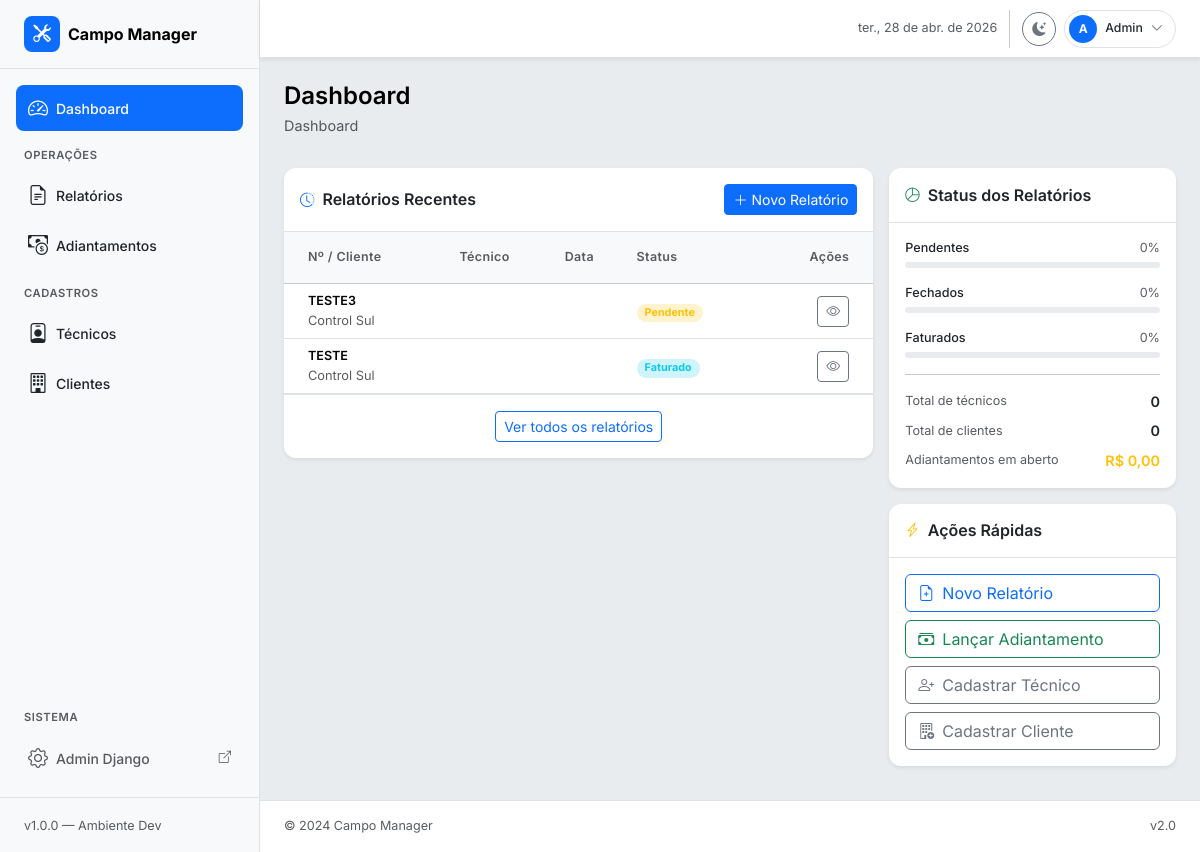
Page /dashboard/ on the earlier database version.
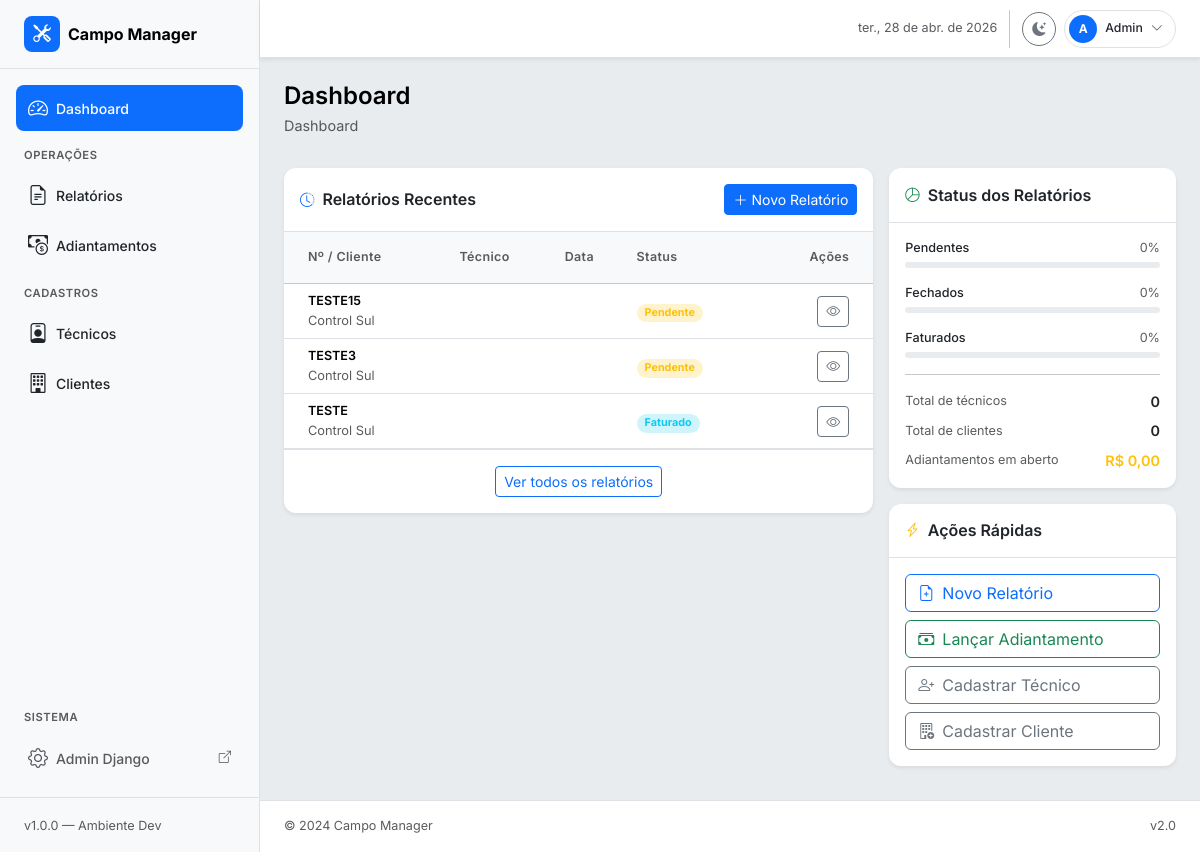
Same page on the later database version.
### relatorios/models.py (models this page shows, shortened)
class RelatorioTecnico(models.Model):
    numero = models.CharField("Número", max_length=30, unique=True)
    status = models.CharField(
        "Status",
        max_length=20,
        choices=StatusRelatorio.choices,
        default=StatusRelatorio.RASCUNHO,
    )
    cliente = models.ForeignKey(
        Cliente,
        on_delete=models.PROTECT,
        related_name="relatorios",
        verbose_name="Cliente",
    )
    tecnico_responsavel = models.ForeignKey(
        Tecnico,
        on_delete=models.PROTECT,
        related_name="relatorios_responsavel",
        verbose_name="Técnico responsável",
    )
    tecnicos_adicionais = models.ManyToManyField(
        Tecnico,
        through="RelatorioTecnicoEquipe",
        related_name="relatorios_equipe",
        blank=True,
        verbose_name="Equipe adicional",
    )
    cidade_atendimento = models.CharField("Cidade de atendimento", max_length=100)
    uf_atendimento = models.CharField(
        "UF",
        max_length=2,
        choices=UF.choices,
        default=UF.PR,
    )
    tipo_localidade = models.CharField(
        "Tipo de localidade",
        max_length=10,
        choices=TipoLocalidade.choices,
        default=TipoLocalidade.INTERIOR,
    )
    data_inicio = models.DateField("Data início")
    data_fim = models.DateField("Data fim")
    motivo = models.TextField("Motivo / Descrição do serviço")
    centro_custo = models.CharField(
        "Centro de custo / Classificação",
        max_length=100,
        blank=True,
        help_text="Aplicado a todos os itens deste relatório.",
    )
    valor_adiantamento = models.DecimalField(
        "Adiantamento recebido (R$)",
        max_digits=10,
        decimal_places=2,
        default=Decimal("0.00"),
        validators=[MinValueValidator(Decimal("0.00"))],
    )
    observacoes = models.TextField("Observações gerais", blank=True)
    criado_em = models.DateTimeField(auto_now_add=True)
    atualizado_em = models.DateTimeField(auto_now=True)
    class Meta:
        verbose_name = "Relatório Técnico"
        verbose_name_plural = "Relatórios Técnicos"
        ordering = ["-data_inicio", "-criado_em"]

class Cliente(models.Model):
    nome = models.CharField("Nome / Razão Social", max_length=200)
    cnpj_cpf = models.CharField(
        "CNPJ / CPF",
        max_length=20,
        blank=True,
        null=True,
        unique=True,
    )
    cidade = models.CharField("Cidade", max_length=100)
    uf = models.CharField("UF", max_length=2, choices=UF.choices, default=UF.PR)
    contato = models.CharField("Contato", max_length=100, blank=True)
    telefone = models.CharField("Telefone", max_length=20, blank=True)
    email = models.EmailField("E-mail", blank=True)
    ativo = models.BooleanField("Ativo", default=True)
    criado_em = models.DateTimeField(auto_now_add=True)
    class Meta:
        verbose_name = "Cliente"
        verbose_name_plural = "Clientes"
        ordering = ["nome"]
    def __str__(self):
        return self.nome

### relatorios/views.py (the view)
# urls.py: path("dashboard/", views.DashboardView.as_view(), name="dashboard"),
class DashboardView(TemplateView):
    template_name = "dashboard/dashboard.html"
    def get_context_data(self, **kwargs):
        ctx = super().get_context_data(**kwargs)
        total = RelatorioTecnico.objects.count()
        d = total or 1
        ctx.update(
            {
                "titulo_pagina": "Dashboard",
                "total_relatorios": total,
                "total_pendentes": RelatorioTecnico.objects.filter(
                    status=StatusRelatorio.PENDENTE
                ).count(),
                "total_tecnicos": Tecnico.objects.filter(ativo=True).count(),
                "total_clientes": Cliente.objects.filter(ativo=True).count(),
                "pct_rascunho": round(
                    RelatorioTecnico.objects.filter(status="rascunho").count() / d * 100
                ),
                "pct_pendente": round(
                    RelatorioTecnico.objects.filter(status="pendente").count() / d * 100
                ),
                "pct_aprovado": round(
                    RelatorioTecnico.objects.filter(status="aprovado").count() / d * 100
                ),
                "pct_faturado": round(
                    RelatorioTecnico.objects.filter(status="faturado").count() / d * 100
                ),
                "relatorios_recentes": RelatorioTecnico.objects.select_related(
                    "cliente", "tecnico_responsavel"
                ).order_by("-criado_em")[:8],
            }
        )
        return ctx

### templates/dashboard/dashboard.html (shortened to what the changed rows need)
{% extends "base.html" %}
{% block content %}
<div class="row g-3">
  <div class="col-12 col-xl-8">
    <div class="card border-0 shadow-sm">
      <div class="card-body p-0">
        {% if relatorios_recentes %}
          <div class="table-responsive">
            <table class="table table-hover align-middle mb-0">
              <thead class="table-light">
                <tr>
                  <th class="ps-4 py-3 fw-semibold text-muted small">Nº / Cliente</th>
                  <th class="py-3 fw-semibold text-muted small">Técnico</th>
                  <th class="py-3 fw-semibold text-muted small">Data</th>
                  <th class="py-3 fw-semibold text-muted small">Status</th>
                  <th class="py-3 fw-semibold text-muted small text-end pe-4">Ações</th>
                </tr>
              </thead>
              <tbody>
                {% for relatorio in relatorios_recentes %}
                <tr>
                  <td class="ps-4">
                    <div class="fw-semibold text-body-emphasis small">{{ relatorio.numero }}</div>
                    <div class="text-muted" style="font-size: .8rem;">{{ relatorio.cliente }}</div>
                  </td>
                  <td class="small">{{ relatorio.tecnico }}</td>
                  <td class="small text-muted">{{ relatorio.data|date:"d/m/Y" }}</td>
                  <td>
                    {% if relatorio.status == 'pendente' %}
                      <span class="badge bg-warning-subtle text-warning rounded-pill px-2">Pendente</span>
                    {% elif relatorio.status == 'fechado' %}
                      <span class="badge bg-success-subtle text-success rounded-pill px-2">Fechado</span>
                    {% else %}
                      <span class="badge bg-info-subtle text-info rounded-pill px-2">Faturado</span>
                    {% endif %}
                  </td>
                  <td class="text-end pe-4">
                    <a href="#" class="btn btn-sm btn-outline-secondary">
                      <i class="bi bi-eye"></i>
                    </a>
                  </td>
                </tr>
                {% endfor %}
              </tbody>
            </table>
          </div>
        {% endif %}
      </div>
    </div>
  </div>
</div>
{% endblock %}

Differences in the rows shown:
added RelatorioTecnico: numero "TESTE15", cliente "Control Sul", status "Pendente"
